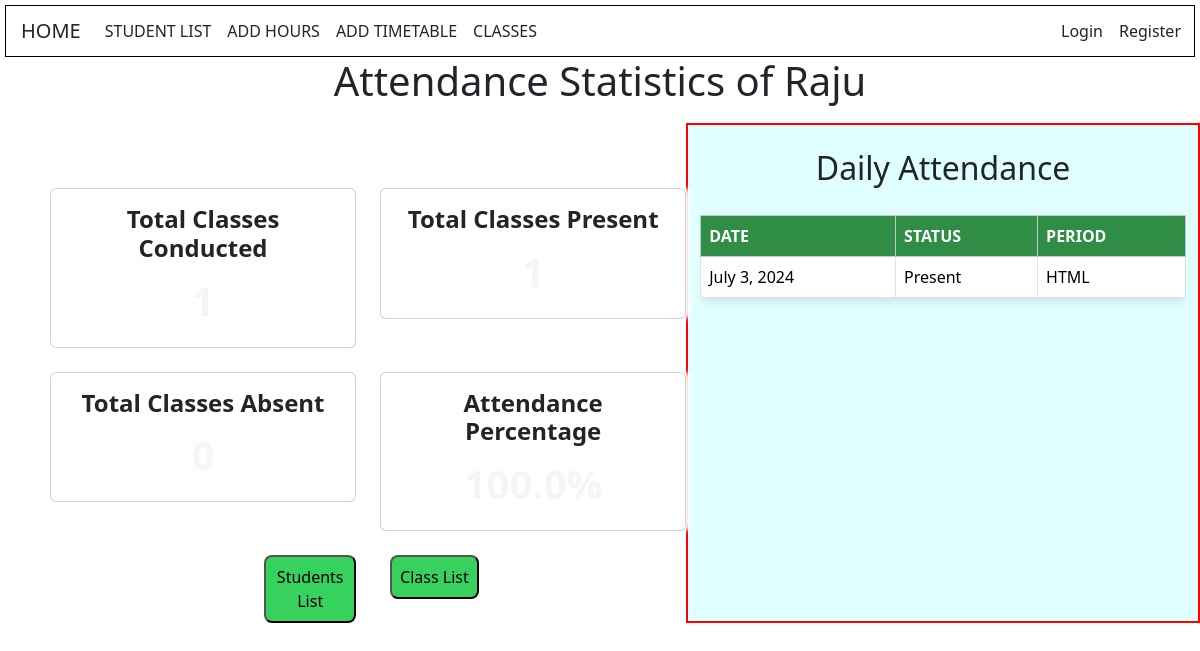
/students/students/attendance/1/, run on an earlier commit of the app's database.
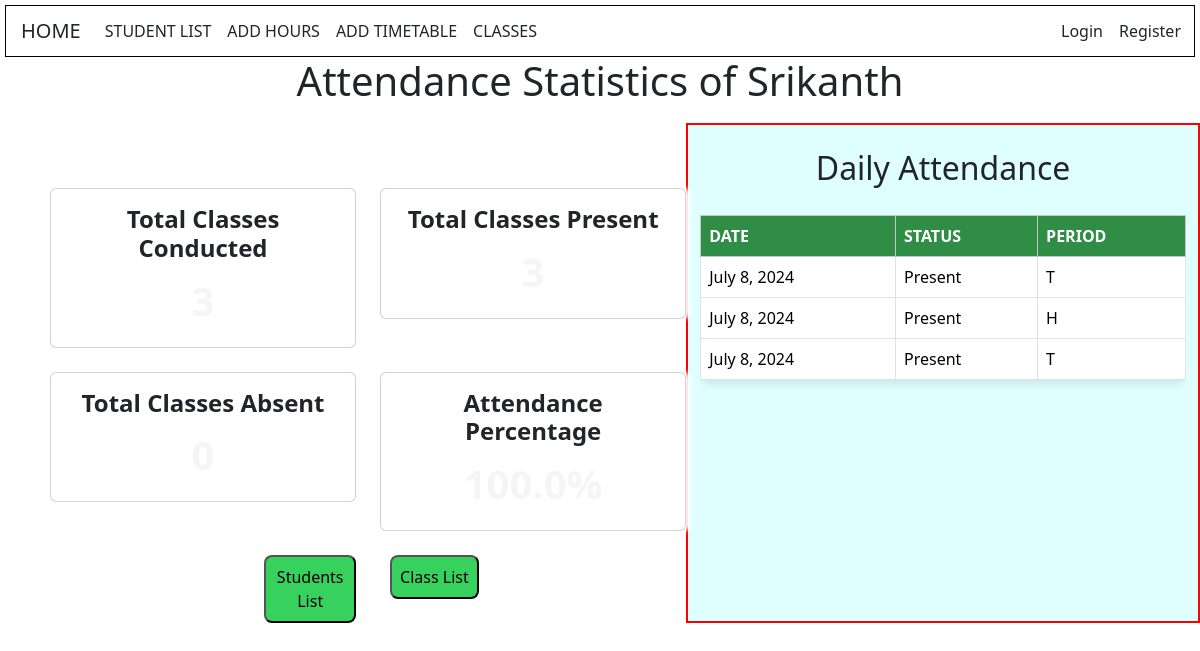
And on a later commit of the database.
### students/models.py (models this page shows, shortened)
class Student(models.Model):
    name = models.CharField(max_length=100)
    roll_number = models.CharField(max_length=10, unique=True)
    student_class = models.ForeignKey(Class, on_delete=models.CASCADE)
    email = models.EmailField()
    phone = models.CharField(max_length=10)

class Attendance(models.Model):
    student = models.ForeignKey(Student, on_delete=models.CASCADE)
    date = models.DateField()
    period = models.ForeignKey(Period, on_delete=models.CASCADE)
    status = models.CharField(max_length=10, choices=[('Present', 'Present'), ('Absent', 'Absent')])

class Period(models.Model):
    name = models.CharField(max_length=50)  # e.g., 'Morning', 'Afternoon', etc.
    start_time = models.TimeField()
    end_time = models.TimeField()
    date = models.DateField(default=timezone.now)

### students/views.py (the view)
# urls.py: path('students/attendance/<int:student_id>/', views.attendance_view, name='attendance_view'),
def attendance_view(request, student_id):
    student = get_object_or_404(Student, id=student_id)
    attendances = Attendance.objects.filter(student=student)
    total_conducted = attendances.count()
    total_present = attendances.filter(status='Present').count()
    total_absent = attendances.filter(status='Absent').count()
    attendance_percentage = round((total_present / total_conducted) * 100,0 ) if total_conducted > 0 else 0
    context = {
        'attendances': attendances,
        'student': student,
        'total_conducted': total_conducted,
        'total_present': total_present,
        'total_absent': total_absent,
        'attendance_percentage': attendance_percentage
    }
    return render(request, 'students/attendance_view.html', context)

### students/templates/students/attendance_view.html (shortened to what this page needs)
<!DOCTYPE html>
<html lang="en">
<head>
    <link href="https://cdn.jsdelivr.net/npm/bootstrap@5.3.2/dist/css/bootstrap.min.css" rel="stylesheet">
</head>
<body>
    {% include 'students/navbar.html' %}
        <h1>Attendance Statistics of {{ student.name }}</h1>
        <div class="container-wrapper">
        <div class="container1">
         <div class="row row-cols-1 row-cols-md-2 g-4">
            <div class="col">
                <div class="card">
                    <div class="card-body">
                        <h5 class="card-title">Total Classes Conducted</h5>
                        <p class="card-text">{{ total_conducted }}</p>
                    </div>
                </div>
            </div>
            <div class="col">
                <div class="card">
                    <div class="card-body">
                        <h5 class="card-title">Total Classes Present</h5>
                        <p class="card-text">{{ total_present }}</p>
                    </div>
                </div>
            </div>
            <div class="col">
                <div class="card">
                    <div class="card-body">
                        <h5 class="card-title">Total Classes Absent</h5>
                        <p class="card-text">{{ total_absent }}</p>
                    </div>
                </div>
            </div>
            <div class="col">
                <div class="card">
                    <div class="card-body">
                        <h5 class="card-title">Attendance Percentage</h5>
                        <p class="card-text">{{ attendance_percentage }}%</p>
                    </div>
                </div>
            </div>
        <a href="{% url 'student_list' %}"><button class="button1">Students List</button></a>
        <a href="{% url 'class_list' %}" ><button class="button2">Class List</button></a>
        </div>
    </div>
    <div class="container">
        <div class="mt-4">
            <h2>Daily Attendance</h2>
            <div class="table-responsive">
                <table class="table table-bordered table-hover">
                    <thead class="table-light">
                        <tr>
                            <th>Date</th>
                            <th>Status</th>
                            <th>Period</th>
                        </tr>
                    </thead>
                    <tbody>
                        {% for attendance in attendances %}
                        <tr>
                            <td>{{ attendance.date }}</td>
                            <td>{{ attendance.status}}</td>
                            <td>{{attendance.period.name}}</td>
                        </tr>
                        {% empty %}
                        <tr>
                            <td colspan="2" class="text-center">No attendance records found for {{ student.name }}</td>
                        </tr>
                        {% endfor %}
                    </tbody>
                </table>
            </div>
        </div>
    </div>
</div>
</body>
</html>

### students/templates/students/navbar.html (shortened to what this page needs)
<!DOCTYPE html>
<html lang="en">
<head>
    <link href="https://cdn.jsdelivr.net/npm/bootstrap@5.3.2/dist/css/bootstrap.min.css" rel="stylesheet">
</head>
<body>
    <nav class="navbar navbar-expand-lg navbar-light">
        <a style="margin-left: 10px;" class="navbar-brand text-dark" href="{% url 'home' %}">HOME</a>
        <div class="collapse navbar-collapse" id="navbarNav">
            <ul class="navbar-nav me-auto">
                <li class="nav-item active">
                    <a class="nav-link text-dark" href="{% url 'student_list' %}">STUDENT LIST </a>
                </li>
                <li class="nav-item">
                    <a class="nav-link text-dark" href="{% url 'add_period' %}">ADD HOURS</a>
                </li>
                <li class="nav-item">
                    <a class="nav-link text-dark" href="{% url 'add_timetable' %}">ADD TIMETABLE</a>
                </li>
                <li class="nav-item">
                    <a class="nav-link text-dark" href="{% url 'class_list' %}">CLASSES</a>
                </li>
            </ul>
            <ul class="navbar-nav">
                {% if user.is_authenticated %}
                    <li class="nav-item">
                        <span class="nav-link text-dark">Welcome, {{ user.username }}</span>
                    </li>
                    <li class="nav-item">
                        <a class="nav-link text-dark" href="{% url 'login' %}">Logout</a>
                    </li>
                {% else %}
                    <li class="nav-item">
                        <a class="nav-link text-dark" href="{% url 'login' %}">Login</a>
                    </li>
                    <li class="nav-item">
                        <a class="nav-link text-dark" href="{% url 'register' %}">Register</a>
                    </li>
                {% endif %}
            </ul>
        </div>
    </nav>
</body>
</html>

### students/templates/students/attendance_view.html (style rules this page uses)
.container-wrapper { display: flex; }
.container { max-width: 400px; border: 2px solid red; margin-top: 10px; background-color: #dfffff; margin-left:150px; }
.container1 { max-width: 800px; margin-top: 75px; margin-left: 50px; }
.card { border: none; border-radius: 10px; box-shadow: 4px 0 4px white; height: 150px; background-color: #37d15e; }
.card-title { color:black; font-size: 1.5rem; font-weight: bold; margin-bottom: 0.5rem; text-align: center; }
.card-text { font-size: 40px; color: whitesmoke; text-align: center; font-weight: bold; cursor: pointer; }
.table { margin-top: 20px; background-color: #2f8d46; border-radius: 10px; box-shadow: 0 4px 8px rgba(0, 0, 0, 0.1); }
.table th, .table td { vertical-align: middle; }
.table thead th { background-color: #2f8d46; color: #ffffff; font-weight: bold; text-transform: uppercase; border-color: black 2px; }
.button1 { padding: 8px; margin-left: 70%; border-radius: 0.5rem; background-color: #37d15e; }
.button2 { padding: 8px; margin-left: 10px; border-radius: 0.5rem; background-color: #37d15e; }
h1 { text-align: center; margin-bottom: 30px; color: green; font-weight: bold; margin-top:10px; }
h2 { text-align: center; color:black; font-weight: bold; }

### students/templates/students/navbar.html (style rules this page uses)
.navbar { margin-top:5px; background-color: rgb(255, 255, 255); padding:5px; margin-left:5px; margin-right:5px; border:1px solid black; }
body { background:url('https://img.freepik.com/free-vector/beautiful-decorative-soft-colorful-watercolor-texture-background_1055-14290.jpg') no-repeat center center fixed; background-size: cover; }

What changed in the data, as far as the page shows it:
removed Attendance: date "July 3, 2024", status "Present", period.name "HTML"
changed Student: name "Raju" → "Srikanth"
added Attendance: date "July 8, 2024", status "Present", period.name "T"
added Attendance: date "July 8, 2024", status "Present", period.name "H"
added Attendance: date "July 8, 2024", status "Present", period.name "T"
